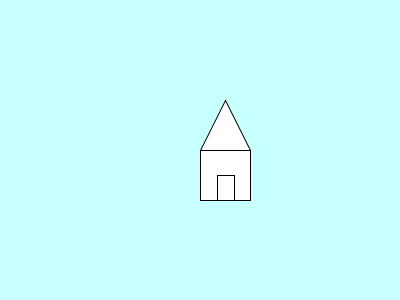
Frame 1 (no input)
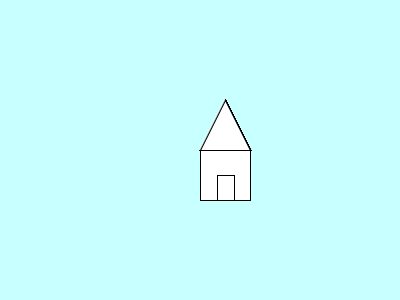
Frame 60 (the mouse pressed at the canvas centre just before this capture)
Frame 120 (the mouse held since frame 60 and released just before this capture): identical to frame 60, image omitted

The Processing sketch that drew these frames (run headless with seeded random() and noise(); from frame 60 on, the mouse is pressed at the canvas centre):

// Processing sketch: processing_139478
// ── processing_139478.pde

void setup(){
   size(400,300);
   background(200,255,255);
   
}

void draw(){
   rect(200,150,50,50);
   triangle(200,150,225,100,250,150);
   fill(255,255,255);
   quad(217,200,217,175,234,175,234,200);
   
}
